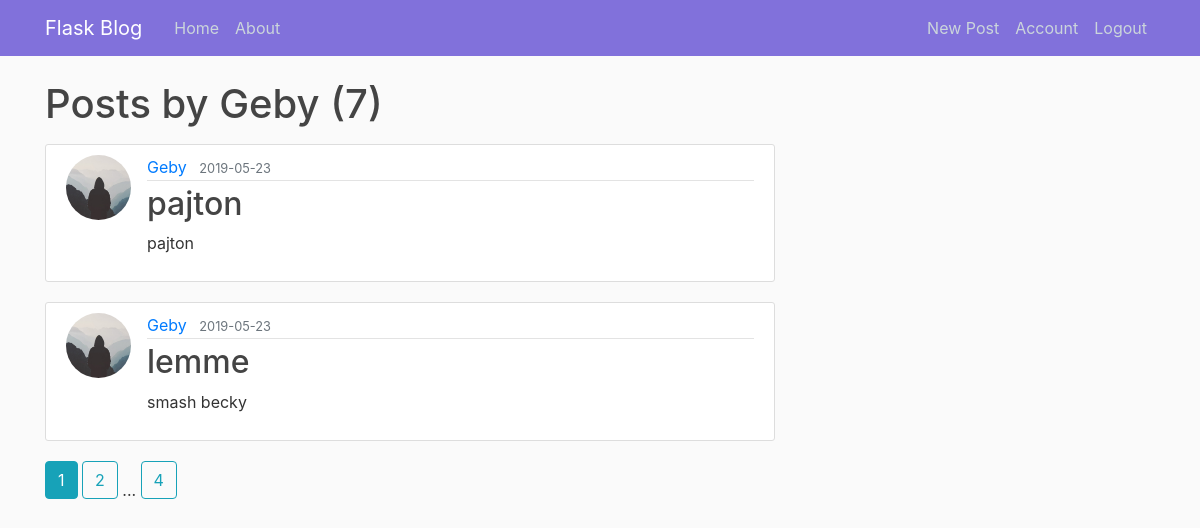
Screenshot of /user/Geby (signed in) with the database file from the repository.
### flaskblog/models.py (models this page shows, shortened)
class User(db.Model, UserMixin):
    id = db.Column(db.Integer, primary_key=True)
    username = db.Column(db.String(20), unique=True, nullable=False)
    email = db.Column(db.String(120), unique=True, nullable=False)
    img_file = db.Column(db.String(20), nullable=False, default='default.jpg')
    password = db.Column(db.String(60), nullable=False)
    posts = db.relationship('Post', backref='author', lazy=True)

class Post(db.Model):
    id = db.Column(db.Integer, primary_key=True)
    title = db.Column(db.String(100), nullable=False)
    date_posted = db.Column(db.DateTime, nullable=False, default=datetime.utcnow)
    content = db.Column(db.Text, nullable=False)
    user_id = db.Column(db.Integer, db.ForeignKey('user.id'), nullable=False)

### flaskblog/routes.py (the view)
@app.route("/user/<string:username>")
def user_posts(username):
    page = request.args.get('page', 1, type=int)
    user = User.query.filter_by(username=username).first_or_404()
    posts = Post.query.filter_by(author=user).order_by(
        Post.date_posted.desc()).paginate(page=page, per_page=2)
    return render_template('user_posts.html', posts=posts, user=user)

### flaskblog/models.py (called while the page is built)
@login_manager.user_loader
def load_user(user_id):
    return User.query.get(int(user_id))

### flaskblog/templates/user_posts.html
{% extends "layout.html" %}
{% block content %}
    <h1 class="mb-3">Posts by {{ user.username }} ({{ posts.total }})</h1>
    {% for post in posts.items %}
    <article class="media content-section">
        <img class="rounded-circle article-img" src="{{ url_for('static', filename='profile_pics/' + post.author.img_file) }}">
        <div class="media-body">
            <div class="article-metadata">
                <a class="mr-2" href="{{ url_for('user_posts', username=post.author.username) }}">{{ post.author.username }}</a>
                <small class="text-muted">{{ post.date_posted.strftime('%Y-%m-%d') }}</small>
            </div>
            <h2><a class="article-title" href="{{ url_for('post', post_id=post.id) }}">{{ post.title }}</a></h2>
            <p class="article-content">{{ post.content }}</p>
        </div>
    </article>
    {% endfor%}
    {% for page_num in posts.iter_pages(left_edge=1, right_edge=1, left_current=1, right_current=2) %}
        {% if page_num %}
            {% if posts.page == page_num %}
                <a class="btn btn-info mb-4"href="{{ url_for('user_posts', username=user.username, page=page_num) }}">{{ page_num }}</a>
            {% else %}
                <a class="btn btn-outline-info mb-4"href="{{ url_for('user_posts', username=user.username, page=page_num) }}">{{ page_num }}</a>
            {% endif %}
        {% else %}
            ...
        {% endif %}
    {% endfor%}
{% endblock content %}

### flaskblog/static/main.css (style rules this page uses)
body { background: #fafafa; color: #333333; margin-top: 5rem; }
h1, h2, h3, h4, h5, h6 { color: #444444; }
.content-section { background: #ffffff; padding: 10px 20px; border: 1px solid #dddddd; border-radius: 3px; margin-bottom: 20px; }
.article-title { color: #444444; }
.article-content { white-space: pre-line; }
.article-img { height: 65px; width: 65px; margin-right: 16px; }
.article-metadata { padding-bottom: 1px; margin-bottom: 4px; border-bottom: 1px solid #e3e3e3 }

### rows the page displays
User: username "Geby"
Post: img_file (placeholder picture), author.username "Geby", date_posted "2019-05-23", title "pajton", content "pajton"
Post: img_file (placeholder picture), author.username "Geby", date_posted "2019-05-23", title "lemme", content "smash becky"

### other values shown
{{ posts.total }} "7"
{{ page_num }} "1"
{{ page_num }} "2" "4"
